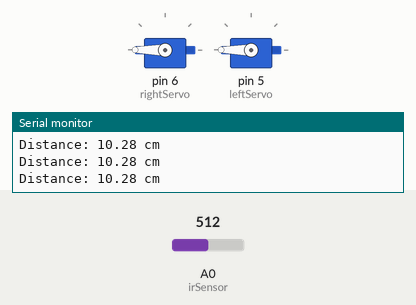
A sketch run on a simulated Arduino Uno, built with avr-gcc and run on an emulated ATmega328P. On the bench: 2 × servo, the last lines printed to the serial monitor. The test bench sets the inputs (shaded band); at power-on: A0 (irSensor) = 512.

Above: at 1.2 s.
1.3 s: A0 (irSensor) set to 336
2.8 s: A0 (irSensor) set to 311
At 3.6 s:
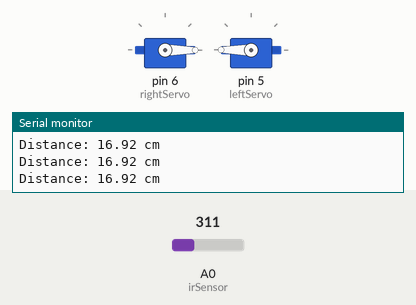
4.3 s: A0 (irSensor) set to 511
At 5.2 s:
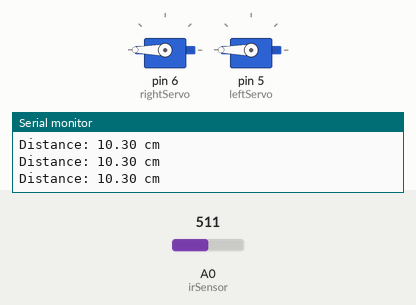
5.8 s: A0 (irSensor) set to 306
At 6.8 s:
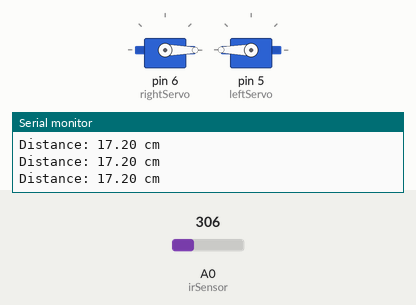
Timing chart, 0 to 8.3 s (numbered marks = the images above; inputs shaded):
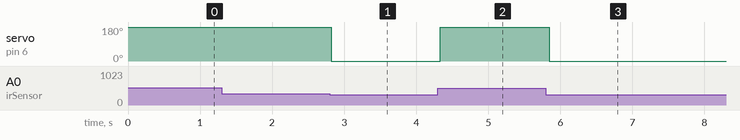

Measured:
- the behaviour switches between 329 and 328 on A0 (irSensor) (found by bisection; images 0 and 1)
- after the input at 2.8 s, servo on pin 6 (rightServo): 180° → 0° at once
- after the input at 4.3 s, servo on pin 6 (rightServo): 0° → 180° at once
- after the input at 5.8 s, servo on pin 6 (rightServo): 180° → 0° after 0.05 s

The sketch:

Step7.ino
```cpp
#include <Servo.h>

Servo rightServo;
Servo leftServo;

const int rightForward = 0;
const int rightBackward = 180;

const int leftForward = 180;
const int leftBackward = 0;

const int brake = 90;

const int irSensor = 0;

int range = 15;

void setup()
{
	Serial.begin(9600);
	rightServo.attach(6);
	leftServo.attach(5);
}

void loop()
{
///////////////////// NEW CODE /////////////////////////

	if(getRange() <= range)
	{
		right();
	}
	else
	{
		forward();
	}
	delay(100);

/////////////////////////////////////////////////////////
}

int getRange()
{
  int sensorValue = analogRead(irSensor);

  float distance = 5262.1/sensorValue;

  Serial.print("Distance: ");
  Serial.print(distance);
  Serial.println(" cm");

  return distance;
}

void forward()
{
	rightServo.write(rightForward);
	leftServo.write(leftForward);
}

void backward()
{
	rightServo.write(rightBackward);
	leftServo.write(leftBackward);
}

void left()
{
	rightServo.write(rightForward);
	leftServo.write(leftBackward);
}

void right()
{
	rightServo.write(rightBackward);
	leftServo.write(leftForward);
}

void allStop()
{
	rightServo.write(brake);
	leftServo.write(brake);
}
```
